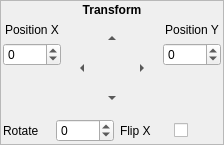
       <widget class="QFrame" name="frame_4">
        <property name="frameShape">
         <enum>QFrame::StyledPanel</enum>
        </property>
        <layout class="QVBoxLayout" name="verticalLayout_6">
         <property name="spacing">
          <number>6</number>
         </property>
         <property name="leftMargin">
          <number>2</number>
         </property>
         <property name="topMargin">
          <number>2</number>
         </property>
         <property name="rightMargin">
          <number>2</number>
         </property>
         <property name="bottomMargin">
          <number>2</number>
         </property>
         <item>
          <widget class="QLabel" name="label_19">
           <property name="font">
            <font>
             <weight>75</weight>
             <bold>true</bold>
            </font>
           </property>
           <property name="text">
            <string>Transform</string>
           </property>
           <property name="alignment">
            <set>Qt::AlignCenter</set>
           </property>
          </widget>
         </item>
         <item>
          <layout class="QHBoxLayout" name="horizontalLayout_21">
           <item>
            <layout class="QVBoxLayout" name="verticalLayout_17">
             <item>
              <layout class="QHBoxLayout" name="horizontalLayout_22">
               <item>
                <widget class="QLabel" name="label_9">
                 <property name="text">
                  <string>Position X</string>
                 </property>
                 <property name="alignment">
                  <set>Qt::AlignCenter</set>
                 </property>
                </widget>
               </item>
              </layout>
             </item>
             <item>
              <widget class="QSpinBox" name="item_x_spinBox">
               <property name="minimumSize">
                <size>
                 <width>0</width>
                 <height>0</height>
                </size>
               </property>
               <property name="maximumSize">
                <size>
                 <width>10000</width>
                 <height>16777215</height>
                </size>
               </property>
               <property name="minimum">
                <number>-1000</number>
               </property>
               <property name="maximum">
                <number>1000</number>
               </property>
              </widget>
             </item>
             <item>
              <spacer name="verticalSpacer_4">
               <property name="orientation">
                <enum>Qt::Vertical</enum>
               </property>
               <property name="sizeHint" stdset="0">
                <size>
                 <width>20</width>
                 <height>10</height>
                </size>
               </property>
              </spacer>
             </item>
            </layout>
           </item>
           <item>
            <layout class="QGridLayout" name="gridLayout_10">
             <property name="spacing">
              <number>0</number>
             </property>
             <item row="2" column="1">
              <widget class="QToolButton" name="moveItemDown_btn">
               <property name="minimumSize">
                <size>
                 <width>30</width>
                 <height>30</height>
                </size>
               </property>
               <property name="text">
                <string>v</string>
               </property>
               <property name="autoRaise">
                <bool>true</bool>
               </property>
               <property name="arrowType">
                <enum>Qt::DownArrow</enum>
               </property>
              </widget>
             </item>
             <item row="0" column="1">
              <widget class="QToolButton" name="moveItemUp_btn">
               <property name="minimumSize">
                <size>
                 <width>30</width>
                 <height>30</height>
                </size>
               </property>
               <property name="text">
                <string>^</string>
               </property>
               <property name="autoRaise">
                <bool>true</bool>
               </property>
               <property name="arrowType">
                <enum>Qt::UpArrow</enum>
               </property>
              </widget>
             </item>
             <item row="1" column="2">
              <widget class="QToolButton" name="moveItemRight_btn">
               <property name="minimumSize">
                <size>
                 <width>30</width>
                 <height>30</height>
                </size>
               </property>
               <property name="text">
                <string>&gt;</string>
               </property>
               <property name="autoRaise">
                <bool>true</bool>
               </property>
               <property name="arrowType">
                <enum>Qt::RightArrow</enum>
               </property>
              </widget>
             </item>
             <item row="1" column="0">
              <widget class="QToolButton" name="moveItemLeft_btn">
               <property name="minimumSize">
                <size>
                 <width>30</width>
                 <height>30</height>
                </size>
               </property>
               <property name="text">
                <string>&lt;</string>
               </property>
               <property name="autoRaise">
                <bool>true</bool>
               </property>
               <property name="arrowType">
                <enum>Qt::LeftArrow</enum>
               </property>
              </widget>
             </item>
            </layout>
           </item>
           <item>
            <layout class="QVBoxLayout" name="verticalLayout_18">
             <item>
              <layout class="QHBoxLayout" name="horizontalLayout_25">
               <item>
                <widget class="QLabel" name="label_12">
                 <property name="text">
                  <string>Position Y</string>
                 </property>
                 <property name="alignment">
                  <set>Qt::AlignCenter</set>
                 </property>
                </widget>
               </item>
              </layout>
             </item>
             <item>
              <widget class="QSpinBox" name="item_y_spinBox">
               <property name="minimumSize">
                <size>
                 <width>0</width>
                 <height>0</height>
                </size>
               </property>
               <property name="maximumSize">
                <size>
                 <width>10000</width>
                 <height>16777215</height>
                </size>
               </property>
               <property name="minimum">
                <number>-1000</number>
               </property>
               <property name="maximum">
                <number>1000</number>
               </property>
              </widget>
             </item>
             <item>
              <spacer name="verticalSpacer_5">
               <property name="orientation">
                <enum>Qt::Vertical</enum>
               </property>
               <property name="sizeHint" stdset="0">
                <size>
                 <width>20</width>
                 <height>10</height>
                </size>
               </property>
              </spacer>
             </item>
            </layout>
           </item>
          </layout>
         </item>
         <item>
          <layout class="QGridLayout" name="gridLayout_3">
           <item row="0" column="0">
            <widget class="QLabel" name="rotate_label">
             <property name="text">
              <string>Rotate</string>
             </property>
            </widget>
           </item>
           <item row="0" column="1">
            <widget class="QSpinBox" name="rotate_spinBox">
             <property name="minimum">
              <number>-1000</number>
             </property>
             <property name="maximum">
              <number>1000</number>
             </property>
            </widget>
           </item>
           <item row="0" column="3">
            <widget class="QCheckBox" name="flip_checkBox">
             <property name="text">
              <string/>
             </property>
            </widget>
           </item>
           <item row="0" column="2">
            <widget class="QLabel" name="flip_label">
             <property name="text">
              <string>Flip X</string>
             </property>
            </widget>
           </item>
          </layout>
         </item>
        </layout>
       </widget>
